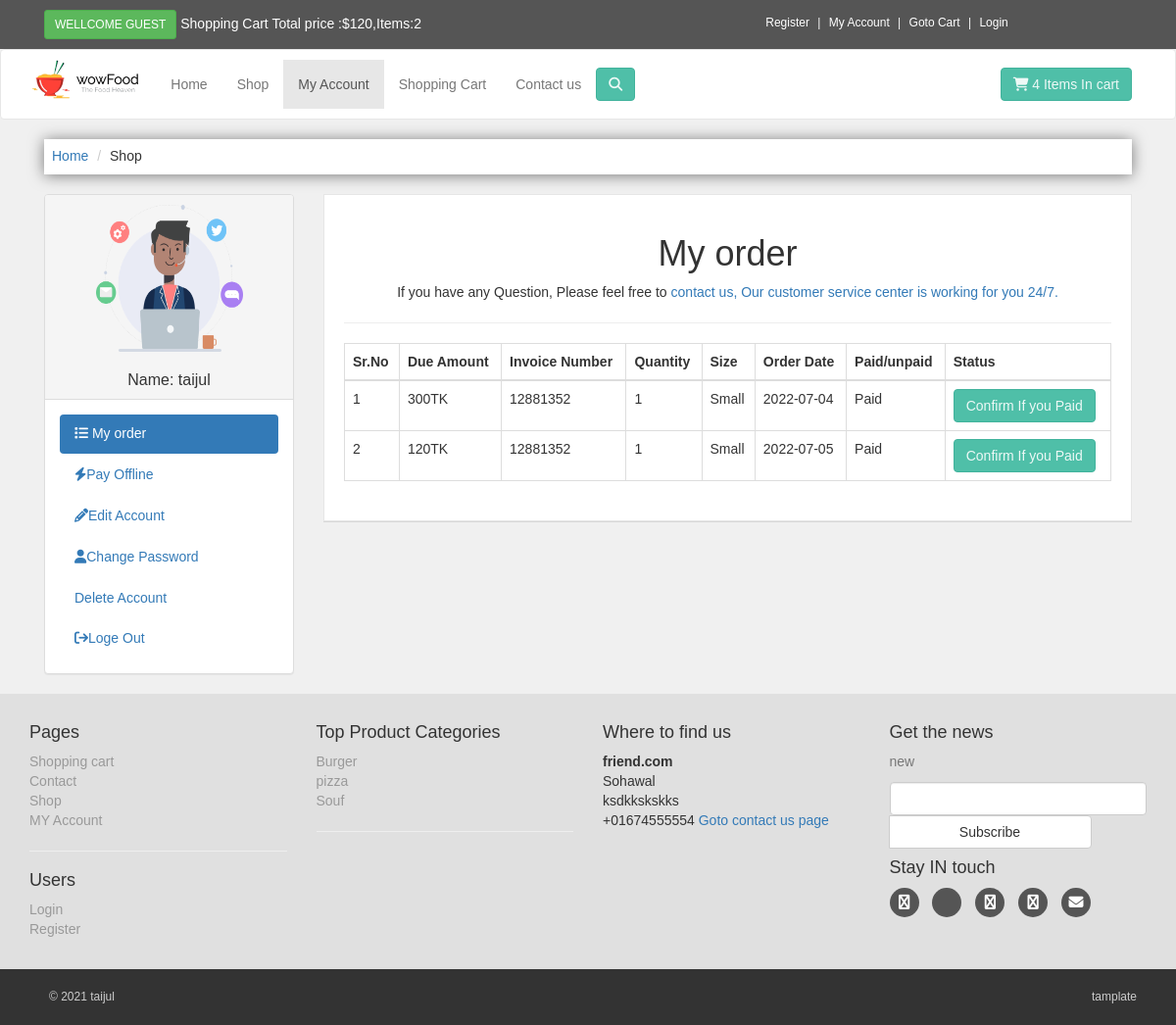
Page /customer/my_account.php?my_order (signed in) on the committed database.
### tables this page shows
CREATE TABLE `customer` (
  `customer_id` int(100) NOT NULL,
  `c_name` varchar(255) NOT NULL,
  `c_email` varchar(255) NOT NULL,
  `c_pass` varchar(255) NOT NULL,
  `c_area` text NOT NULL,
  `c_contact` varchar(255) NOT NULL,
  `c_address` text NOT NULL,
  `c_img` text NOT NULL,
  `c_ip` varchar(255) NOT NULL
);

CREATE TABLE `customer_order` (
  `order_id` int(100) NOT NULL,
  `customer_id` int(100) NOT NULL,
  `product_id` int(100) NOT NULL,
  `due_amount` int(100) NOT NULL,
  `invoice_no` int(100) NOT NULL,
  `qty` int(100) NOT NULL,
  `size` text NOT NULL,
  `order_date` timestamp NOT NULL DEFAULT current_timestamp() ON UPDATE current_timestamp(),
  `order_status` text NOT NULL
);

CREATE TABLE `categories` (
  `cat_id` int(11) NOT NULL,
  `cat_title` text NOT NULL,
  `cat_decs` text NOT NULL
);

### customer/my_order.php (the view)
<div class="box">
<center>
    <h1>
        My order
    </h1>
    <p>
        If you have any Question, Please feel free to <a href="../contactus.php">
        contact us, Our customer service center is working for you 24/7.</a>
    </p>
    <hr>
    <div class="table-responsive">
        <table class="table table-bordered table-hover">
         <thead>
             <tr>
                 <th>Sr.No</th>
                 <th>Due Amount</th>
                 <th>Invoice Number</th>
                 <th>Quantity</th>
                 <th>Size</th>
                 <th>Order Date</th>
                 <th>Paid/unpaid</th>
                 <th>Status</th>
             </tr>
         </thead>
         <tbody>
      <?php
      $customer_session=$_SESSION['customer_email'];
      $get_customer="SELECT * FROM customer WHERE c_email='$customer_session'";
      $query=mysqli_query($con,$get_customer);
      $row_c=mysqli_fetch_array($query);
      $customer_id=$row_c['customer_id'];
      $get_order="SELECT * FROM customer_order WHERE customer_id='$customer_id'";
      $order_query=mysqli_query($con,$get_order);
      $count=0;
      while($row=mysqli_fetch_array($order_query)){
       $order_id=$row['order_id'];
       $due_amount=$row['due_amount'];
       $invoice=$row['invoice_no'];
       $qty=$row['qty'];
       $size=$row['size'];
       $date=substr($row['order_date'],0,11);
       $order_status=$row['order_status'];
      $count++;
      if($order_status=='pending'){
        $order_status="Unpaid";
      }else{
        $order_status='Paid';
      }
      ?>
             <tr>
                 <td><?php echo $count?></td>
                 <td><?php echo $due_amount?>TK</td>
                 <td><?php echo $invoice?></td>
                 <td><?php echo $qty?></td>
                 <td><?php echo $size ?></td>
                 <td><?php echo $date ?></td>
                 <td><?php echo $order_status?></td>
                 <td><a href="confirm.php?order_id=<?php echo $order_id?>" target="_blank" class="btn btn-primary">Confirm If you Paid</a></td>
             </tr>
     <?php  }?>
         </tbody>
        </table>
    </div>
</center>
</div>

### customer/include/sidebar.php
<?php
if(!isset($_SESSION['customer_email'])){
    echo "<script>window.open('../checkout.php','_self')</script>";
}else{
?>
<div class="panel panel-default sidebar-menu">
   <div class="panel-heading">
  <?php
  $session_customer=$_SESSION['customer_email'];
  $get_cust="SELECT * FROM customer WHERE c_email='$session_customer' ";
  $query=mysqli_query($con,$get_cust);
  $c_row=mysqli_fetch_array($query);
   $c_name=$c_row['c_name'];
    $c_img=$c_row['c_img'];
  if(!isset($_SESSION['customer_email'])){
  }else{
    echo "<center>
    <img src='c_images/img/$c_img' height='150px' width='150px'alt=''>
</center>
<br>
<h3 align='center' class='panel-title'>Name: $c_name </h3>";
  }
  ?>
   </div>
   <div class="panel-body">
       <ul class="nav nav-pills nav-stacked">
       <li class="<?php if(isset($_GET['my_order'])){echo "active";}?>">
           <a href="my_account.php?my_order"> <i class="fa fa-list"></i>  My order</a>
       </li>
       <li class="<?php if(isset($_GET['pay_offline'])){echo "active";};?>">
           <a href="my_account.php?pay_offline"> <i class="fa fa-bolt"></i>Pay Offline</a>
       </li>
       <li class="<?php if(isset($_GET['edit_account'])){echo "active";};?>">
           <a href="my_account.php?edit_account"> <i class="fa fa-pencil"></i>Edit Account</a>
       </li>
       <li class="<?php if(isset($_GET['change_pass'])){echo "active";};?>">
           <a href="my_account.php?change_pass"> <i class="fa fa-user"></i>Change Password</a>
       </li>
       <li class="<?php if(isset($_GET['delete_account'])){echo "active";};?>">
           <a href="my_account.php?delete_account"> <i class="fa fa-trace-o"></i>Delete Account</a>
       </li>
       <li class="<?php if(isset($_GET[''])){echo "active";};?>">
           <a href="my_account.php?pay_offline"> <i class="fa fa-sign-out"></i>Loge Out</a>
       </li>
       </ul>
   </div>
</div>
<?php }?>

### customer/include/footer.php (shortened to what this page needs)
<div  id="footer">
    <div class="container">
        <div class="row">
            <div class="col-md-3 col-sm-6">
             <h4>Pages</h4>
             <ul>
                 <li><a href="../cart.php">Shopping cart</a></li>
                 <li><a href="../contact.php">Contact</a></li>
                 <li><a href="../shop.php">Shop</a></li>
                 <li><a href="../my_account.php">MY Account</a></li>
             </ul>
             <hr>
             <h4>Users</h4>
             <ul>
                 <li><a href="my_account.php">Login</a></li>
                 <li><a href="../customer_registration.php">Register</a></li>
             </ul>
            </div>
            <div class="col-md-3 col-sm-6">
                <h4>Top Product Categories</h4>
                <ul>
                <?php
                $get_cat="SELECT * FROM categories ";
                $sqli=mysqli_query($con,$get_cat);
                while($row=mysqli_fetch_array($sqli)){
                    $cat_id=$row['cat_id'];
                    $cat_title=$row['cat_title'];
                   echo "<li><a href='shop.php?id=$cat_id'>$cat_title</a></li>";
                }
                ?>
                </ul>
                <hr>
            </div>
            <div class="col-md-3 col-sm-6">
             <h4>Where to find us</h4>
             <p>
                 <strong>
                     friend.com</strong>
                     <br>Sohawal
                     <br>ksdkkskskks
                     <br>+01674555554
                 <a href="contact.php">Goto contact us page</a>
             </p>
            </div>
             <div class="col-md-3 col-sm-6">
        <h4>Get the news</h4>
        <p class="text-muted">
           new
        </p>
        <form action="">
            <div class="input-group-btn">
                <input type="text" name="email" class="form-control">
                <span class="input-group-btn">
                    <input type="text" class="btn btn-default" value="Subscribe" >
                </span>
            </div>
        </form>
        <h4>Stay IN touch</h4>
        <p class="social">
            <a href="#"><i class="fa fa-facebook"></i></a>
            <a href="#"><i class="fa fa-twiter"></i></a>
            <a href="#"><i class="fa fa-instagram"></i></a>
            <a href="#"><i class="fa fa-google-plus"></i></a>
            <a href="#"><i class="fa fa-envelope"></i></a>
        </p>
             </div>
        </div>
    </div>
</div>
<div  id="copyright">
 <div class="container">
     <div class="col-md-6">
         <p class="pull-left">
           &copy; 2021 taijul
         </p>
     </div>
     <div class="col-md-6">
         <p class="pull-right">
          tamplate
         </p>
     </div>
 </div>
</div>

### customer/styles/style.css (style rules this page uses)
body { font-family: 'Roboto Flex', sans-serif;; font-size: 14px; line-height: 1.4285143; color: #333333; background-color: #f0f0f0; }
.btn-primary { color: rgba(255, 255, 255, 0.897); background-color: rgb(79,191,168); border-color:rgb(65,179,156) ; }
.box { background: #fff; margin: 0 0 30px; border: solid 1px #e6e6e6; padding: 20px; box-shadow: 0 1px rgba(0,0,0, 0.1); }
#footer { background: #e0e0e0; padding: 20px 0; }
#footer ul { padding-left: 0; list-style: none; }
#footer ul a { color: #999999; padding: 20px 0; }
#footer .social { text-align: left; }
#footer .social a { margin: 0 10px 0 0; color: #fff; display: inline-block; width: 30px; height: 30px; border-radius: 15px; line-height: 30px; font-size: 15px; text-align: center; transform: all 0.2s ease-out; vertical-align: bottom; background-color: #555555; }
#copyright { background: #333; color: #ccc; padding: 20px; font-size: 12px; }
#copyright p { margin: 0 ; }

### rows in the picture
customer: c_img (picture), c_name "taijul"
customer_order: due_amount "300", invoice_no "12881352", qty "1", size "Small", order_date "2022-07-04", order_status "Paid"
customer_order: due_amount "120", invoice_no "12881352", qty "1", size "Small", order_date "2022-07-05", order_status "Paid"
categories: cat_title "Burger"
categories: cat_title "pizza"
categories: cat_title "Souf"
